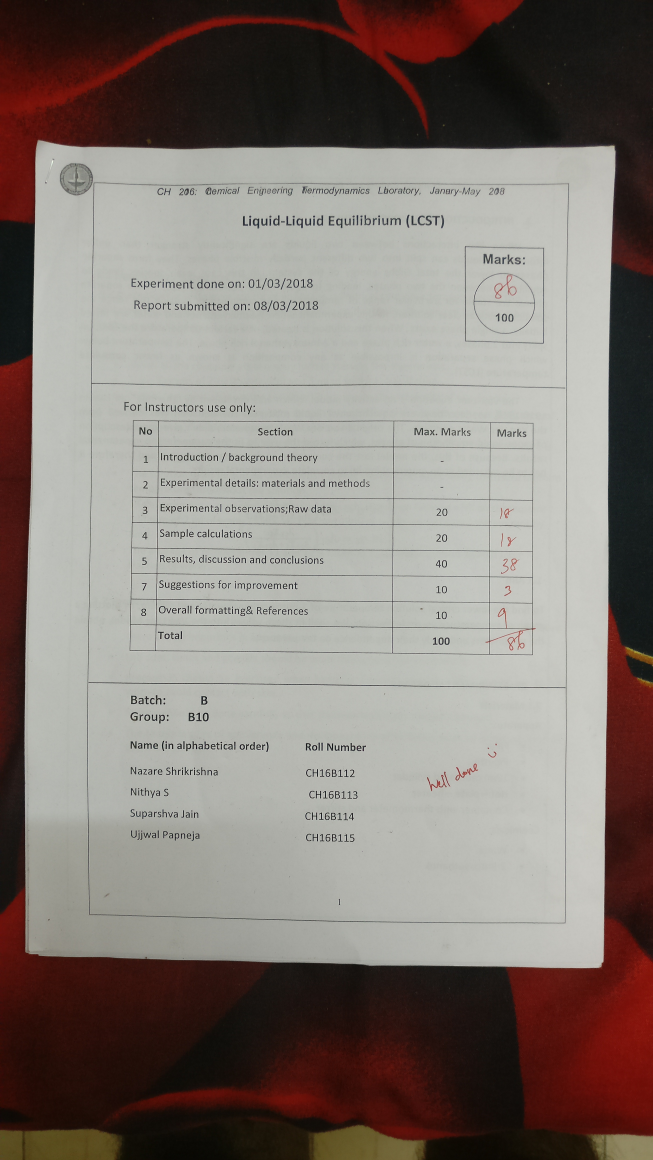
#> input picture CVIPS1/test.jpg, 2610 x 4640 px (shown at 1/4 size)
$ jupyter execute --allow-errors Scanner.ipynb   (older library calls are emulated)
#> lines starting #> are read from the running program, lines starting #| are printed output that depends on the picture; after the words box and inside, x2 and y2 are one past the last pixel; in counts of white or black regions, pixels touching at a corner belong together
[cell 1]
import cv2
import matplotlib.pyplot as plt
import matplotlib.image as mpimg
import numpy as np

[cell 2]
a=cv2.imread("test.jpg")
#> a is the input picture: shape (4640, 2610, 3); mean B, G, R 116, 121.8, 131.3
a=cv2.resize(a,(0,0),fx=0.15,fy=0.15)
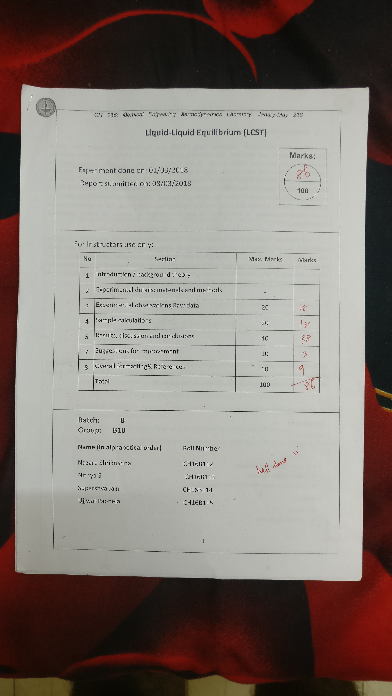
#> a: shape (696, 392, 3); mean B, G, R 115.9, 121.7, 131.2

[cell 3]
cv2.imshow('image',a)
cv2.waitKey(0)
cv2.destroyAllWindows()

[cell 4]
a_blur=cv2.pyrMeanShiftFiltering(a,51,101)
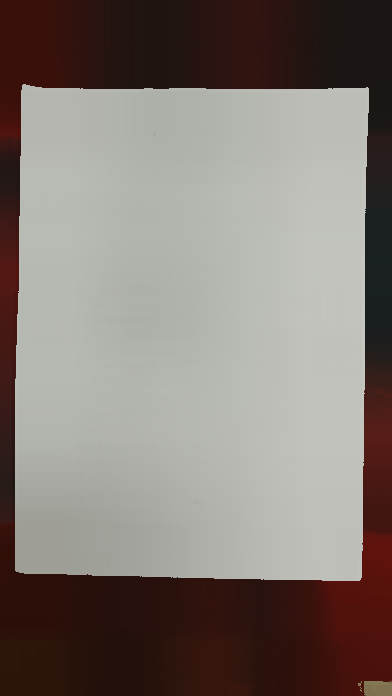
#> a_blur: shape (696, 392, 3); mean B, G, R 115.8, 121.4, 130.7
cv2.imshow('image',a_blur)
cv2.waitKey(0)
cv2.destroyAllWindows()

[cell 5]
a_gray=cv2.cvtColor(a_blur, cv2.COLOR_BGR2GRAY)
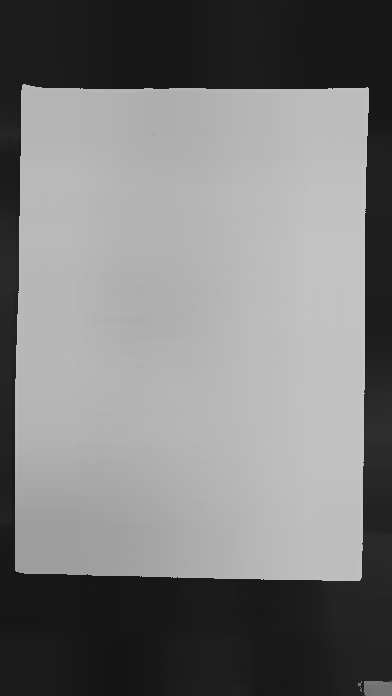
#> a_gray: shape (696, 392); min 20, max 197, mean 123.6
print(a.shape)
#| (696, 392, 3)

[cell 6]
cv2.imshow('image',a_gray)
cv2.waitKey(0)
cv2.destroyAllWindows()

[cell 7]
_,threshold=cv2.threshold(a_gray,140,255,cv2.THRESH_BINARY_INV)
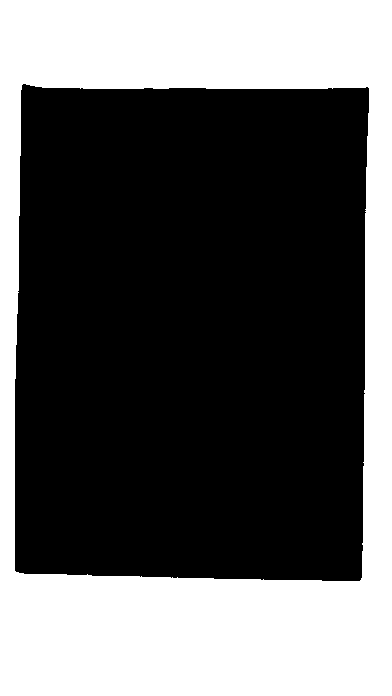
#> threshold: shape (696, 392); 37.7% white; 1 white region

[cell 8]
_,contours,_=cv2.findContours(threshold,cv2.RETR_LIST,cv2.CHAIN_APPROX_NONE)
#> contours = 2 contours; box (x1, y1, x2, y2) and area: (0, 0, 392, 696) 271745, (14, 83, 370, 582) 170806
len(contours)
#> Out = 2

[cell 9]
cnt = contours[0]
#> cnt = contour of 1671 points, box (x1, y1, x2, y2) (14, 83, 370, 582), area 170806
perimeter = cv2.arcLength(cnt,True)
#> perimeter = 1699.6
epsilon = 0.01*cv2.arcLength(cnt,True)
#> epsilon = 17
approx = cv2.approxPolyDP(cnt,epsilon,True)
#> approx = [[23, 83], [369, 88], [359, 581], [14, 570]]
cv2.imshow('',cv2.drawContours(a, approx, -1, (0, 0, 255), 1))
cv2.waitKey(0)
cv2.destroyAllWindows()

[cell 10]
(tl, tr, br, bl) = approx
#> tl = [[23, 83]]; tr = [[369, 88]]; br = [[359, 581]]; bl = [[14, 570]]
widthA = np.sqrt(((br[0,0] - bl[0,0]) ** 2) + ((br[0,1] - bl[0,1]) ** 2))
#> widthA = 345.2
widthB = np.sqrt(((tr[0,0] - tl[0,0]) ** 2) + ((tr[0,1] - tl[0,1]) ** 2))
#> widthB = 346


heightA = np.sqrt(((tr[0,0] - br[0,0]) ** 2) + ((tr[0,1] - br[0,1]) ** 2))
#> heightA = 493.1
heightB = np.sqrt(((tl[0,0] - bl[0,0]) ** 2) + ((tl[0,1] - bl[0,1]) ** 2))
#> heightB = 487.1


maxWidth = max(int(widthA), int(widthB))
#> maxWidth = 346
maxHeight = max(int(heightA), int(heightB))
#> maxHeight = 493


dst = np.array([[0, 0],[maxWidth - 1, 0],[maxWidth - 1, maxHeight - 1],[0, maxHeight - 1]], dtype = "float32")
#> dst = [[0, 0], [345, 0], [345, 492], [0, 492]]

[cell 11]
approx=np.array(approx,dtype = "float32")
M = cv2.getPerspectiveTransform(approx,dst)
#> M = [[1.01, 0.0187, -24.77], [-0.0146, 1.01, -83.32], [3.59e-05, -4.55e-06, 1]]

new = cv2.warpPerspective(a,M,(345, 492))
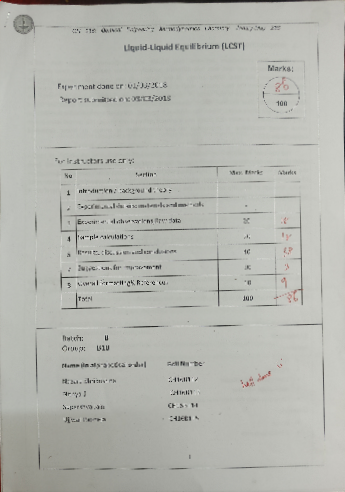
#> new: shape (492, 345, 3); mean B, G, R 175.5, 181.6, 180.2
